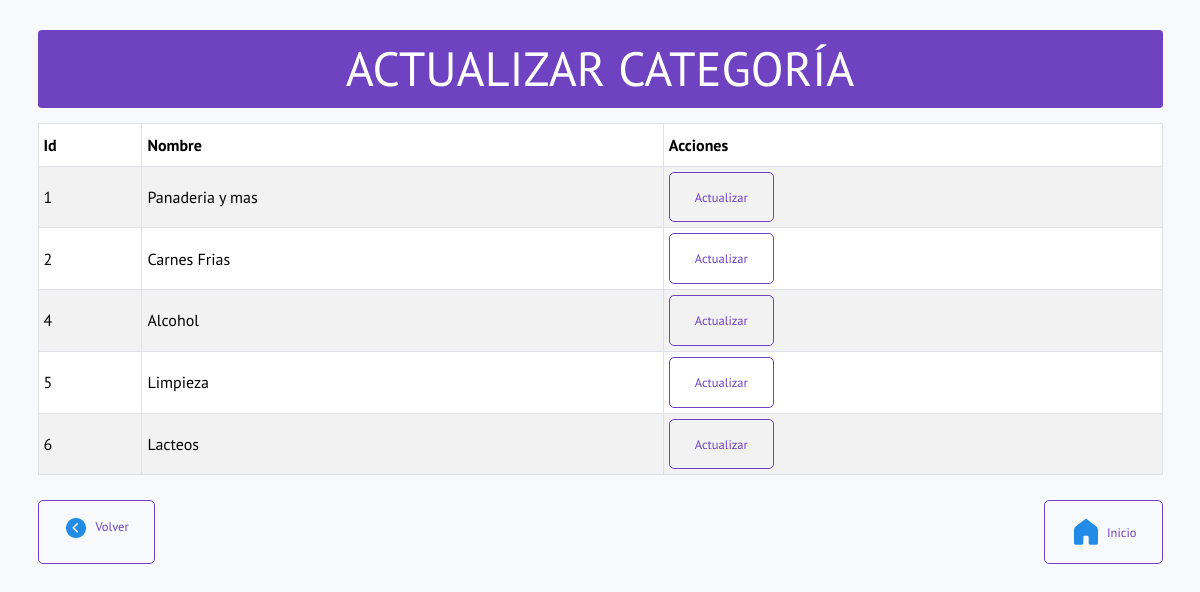
/actcategoria.php, run on the app's committed database.
### tables this page shows
CREATE TABLE `categorias` (
  `id` int(11) NOT NULL,
  `nombre` varchar(255) NOT NULL,
  `descripcion` text NOT NULL
);

### actcategoria.php (the view, shortened to what this page needs)
<?php
include './Static/connect/bd.php';
?>
<!DOCTYPE html>
<html lang="en">
<head>
    <link rel="stylesheet" href="https://cdn.jsdelivr.net/npm/bootstrap@5.3.2/dist/css/bootstrap.min.css">
    <link rel="stylesheet" href="./Static/css/Style.css">
</head>
<body class="bg-light text-dark">
<div class="container mt-5">
    <div class="text-center mb-4">
        <h1 class="text-uppercase text-white bg-purple py-3 rounded">Actualizar Categoría</h1>
    </div>
    <div class="table-responsive">
        <table class="table table-bordered table-striped align-middle bg-white">
            <thead class="bg-purple text-white">
                <tr>
                    <th scope="col">Id</th>
                    <th scope="col">Nombre</th>
                    <th scope="col">Acciones</th>
                </tr>
            </thead>
            <tbody>
                <?php
                $sql = "SELECT * FROM categorias";
                $exec = mysqli_query($conn, $sql);
                while($rows = mysqli_fetch_array($exec)) {
                ?>
                <tr>
                    <td><?php echo $rows['id']; ?></td>
                    <td><?php echo $rows['nombre']; ?></td>
                    <td>
                        <a href="actualizarcategoria.php?id=<?php echo $rows['id']?>" class="btn btn-lg btn-outline-purple">Actualizar</a>
                    </td>
                </tr>
                <?php } ?>
            </tbody>
        </table>
    </div>
    <div class="d-flex justify-content-between mt-4">
        <a href="admin.php" class="btn btn-lg btn-outline-purple">
            <img src="./Static/img/back.png" alt="Volver" width="24" class="me-2">
            Volver
        </a>
        <a href="./index.php" class="btn btn-lg btn-outline-purple d-flex align-items-center">
            Inicio
        </a>
    </div>
</div>
</body>
</html>

### Static/css/Style.css (style rules this page uses)
:root { --fuenteHeading:'PT Sans','sans-serif'; --fuenteparrafos:'Open Sans','sans-serif'; --primario: #03492d; --gris: #e1e1e1; --blanco: #ffffff; --negro: #000000; }
html { box-sizing: border-box; font-size: 62.5%; }
*,*::before, *::after { box-sizing: inherit; }
body { font-family: var(--fuenteHeading); font-size: 1.6rem; line-height: 2; background-color: #b446c8; }
a { text-decoration: none; }
h1,h2,h3,h4 { font-family: var(--fuenteHeading); line-height: 1.2; }
h1 { font-size: 4.8rem; }
img { max-width: 100%; }

### actcategoria.php (style rules this page uses)
.bg-purple { background-color: #6f42c1; }
.btn-outline-purple { color: #6f42c1; border-color: #6f42c1; padding: 15px 25px; font-size: 1.25rem; }

### data on the page
categorias: id "1", nombre "Panaderia y mas"
categorias: id "2", nombre "Carnes Frias"
categorias: id "4", nombre "Alcohol"
categorias: id "5", nombre "Limpieza"
categorias: id "6", nombre "Lacteos"
